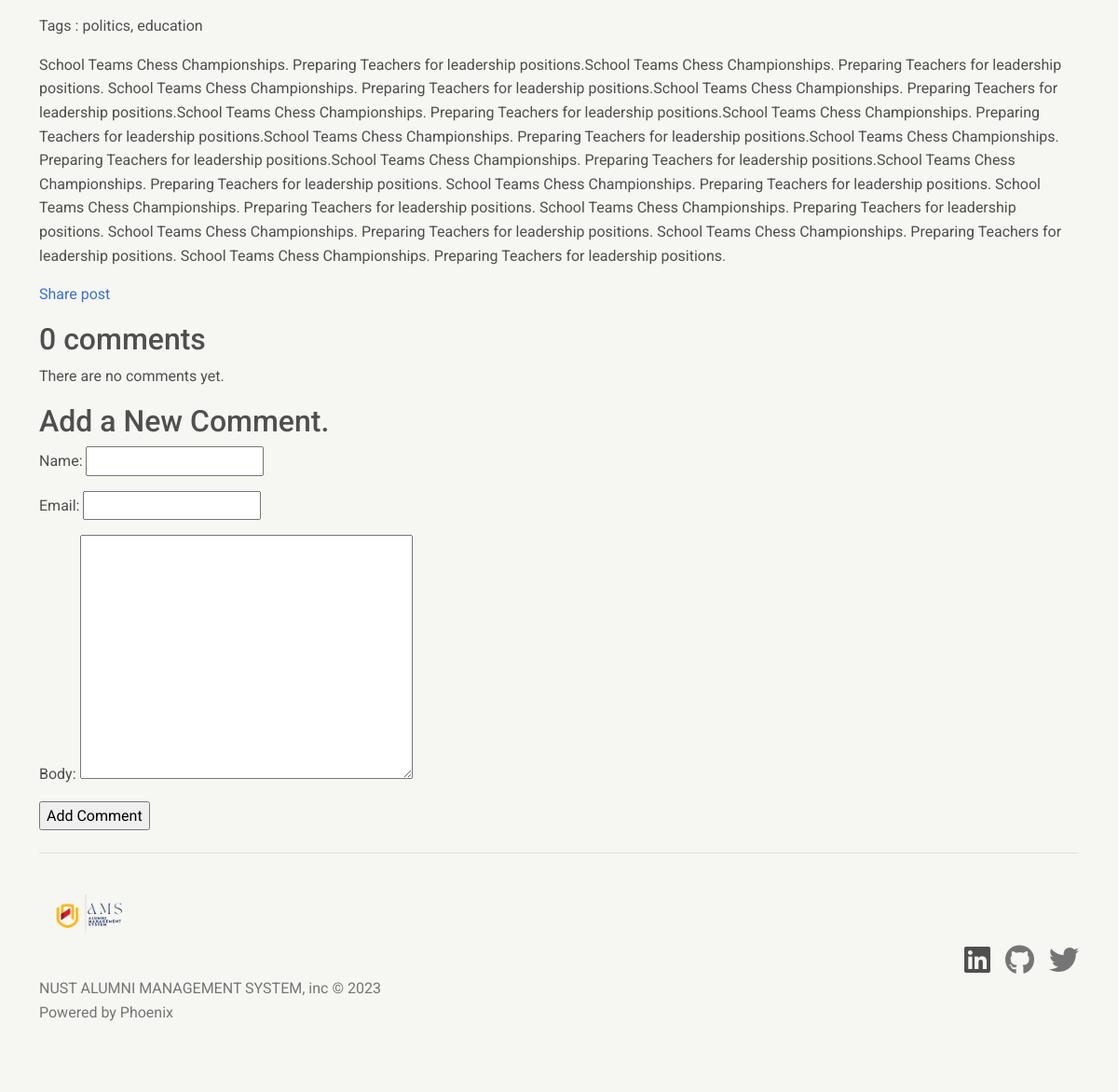
Page /news/2023/10/27/school-teams-chess-championships/ (lower part) on the earlier database version.
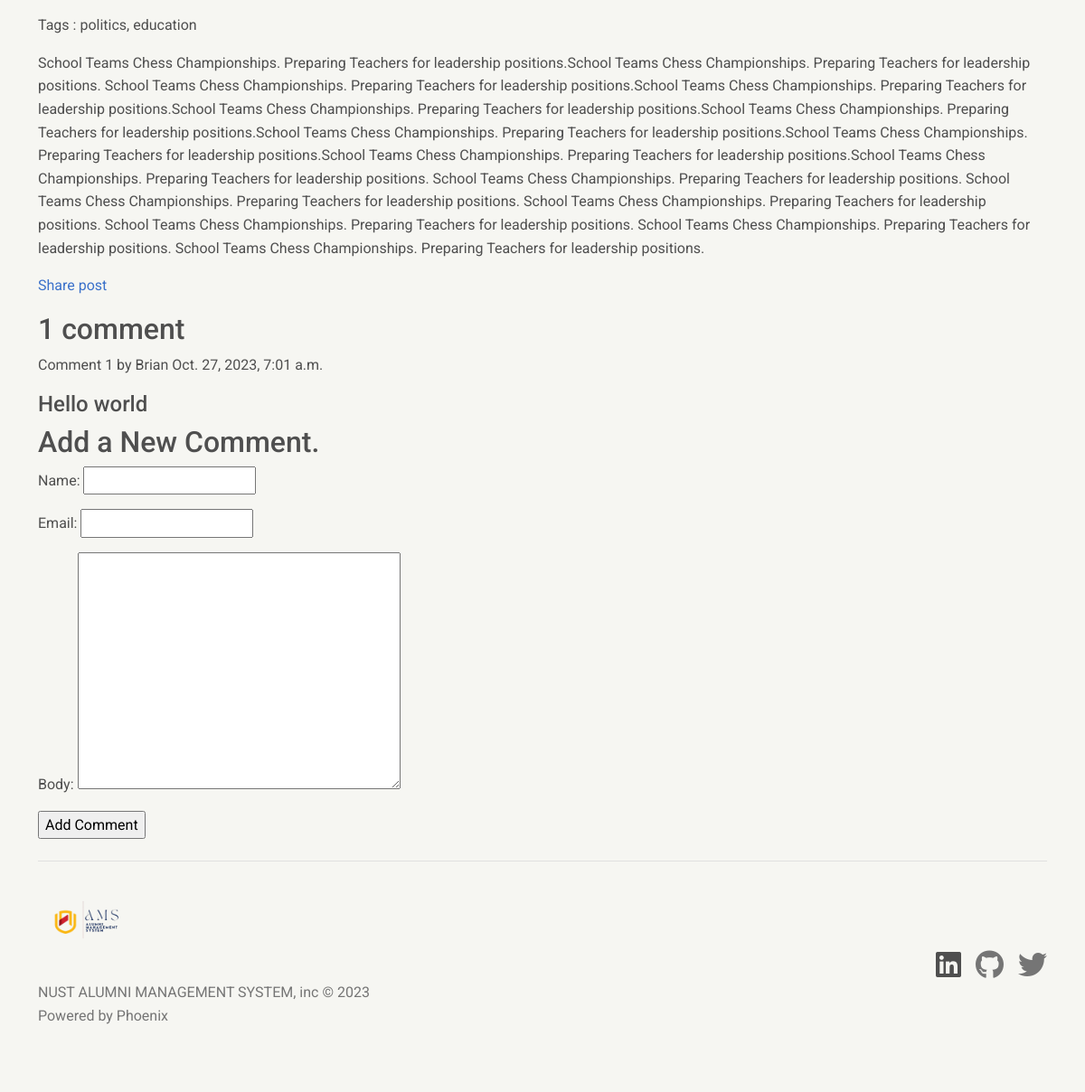
Same page on the later database version.
### newsApp/models.py (models this page shows, shortened)
class Comment(models.Model):
    article = models.ForeignKey(Article, on_delete=models.CASCADE, related_name='comments')
    name = models.CharField(max_length=80)
    email = models.EmailField()
    body = models.TextField()
    created = models.DateTimeField(auto_now_add=True)
    updated = models.DateTimeField(auto_now=True)
    active = models.BooleanField(default=True)
    class Meta:
        ordering = ('created',)

### newsApp/views.py (the view)
# urls.py: path('<int:year>/<int:month>/<int:day>/<slug:article>/', views.article_details,name="article_details"),
def article_details(req, year, month, day, article):
    article = get_object_or_404(Article,
                                slug=article,
                                status='published',
                                publish__year = year,
                                publish__month = month,
                                publish__day = day
                                )
    comments = article.comments.filter(active=True)
    new_comment = None
    if req.method == 'POST':
        comment_form = CommentForm(data=req.POST)
        if comment_form.is_valid():
            new_comment = comment_form.save(commit=False)
            new_comment.article = article
            new_comment.save()
    else:
        comment_form = CommentForm()
    return render(req, 'news/article/detail.html',{'article':article, 'comments':comments,
        'new_comment':new_comment,
        'comment_form': comment_form,
        })

### newsApp/forms.py
class CommentForm(forms.ModelForm):
    class Meta:
        model = Comment
        fields = ('name', 'email', 'body')

### templates/news/article/detail.html (shortened to what this page needs)
{% extends "../../base.html" %}
{% block content %}
    <p>
        Tags : {{ article.tags.all|join:", " }}
    {{ article.body | linebreaks }}
    <p>
        <a href="{% url 'newsApp:article_share' article.id %}">
            Share post
        </a>
    </p>
    {% with comments.count as total_comments %}
        <h2>
            {{ total_comments }} comment{{ total_comments|pluralize }}
        </h2>
    {% endwith %}
    {% for comment in comments %}
        <div class="comment">
            <p>
                Comment {{ forloop.counter }} by {{ comment.name }}
                {{ comment.created }}
            </p>
            <h4>
                {{ comment.body }}
            </h4>
        </div>
        {% empty %}
            <p>There are no comments yet.</p>
    {% endfor %}
    {% if new_comment %}
        </h2>Your Comment has been successfully added.</h2>
    {% else %}
    <h2>
        Add a New Comment.
    </h2>
    <form method="post">
        {{ comment_form.as_p }}
        <p>
            <input type="submit" value="Add Comment"/>
        </p>
    {% endif %}
{% endblock %}

Differences in the rows shown:
added Comment: name "Brian", created "Oct. 27, 2023, 7:01 a.m.", body "Hello world"
Other differences:
{{ total_comments }}: "0" → "1"
text no longer shown: "There are no comments yet."
